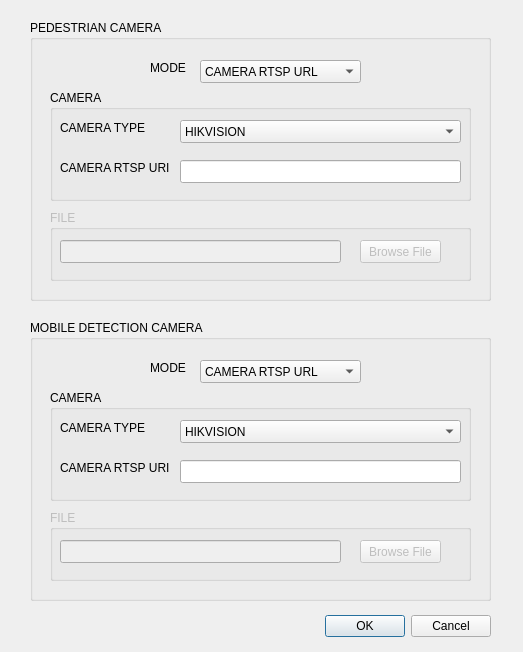
<?xml version="1.0" encoding="UTF-8"?>
<ui version="4.0">
 <class>Dialog</class>
 <widget class="QDialog" name="Dialog">
  <property name="geometry">
   <rect>
    <x>0</x>
    <y>0</y>
    <width>523</width>
    <height>652</height>
   </rect>
  </property>
  <property name="windowTitle">
   <string>Dialog</string>
  </property>
  <widget class="QDialogButtonBox" name="buttonBox">
   <property name="geometry">
    <rect>
     <x>150</x>
     <y>610</y>
     <width>341</width>
     <height>32</height>
    </rect>
   </property>
   <property name="orientation">
    <enum>Qt::Horizontal</enum>
   </property>
   <property name="standardButtons">
    <set>QDialogButtonBox::Cancel|QDialogButtonBox::Ok</set>
   </property>
  </widget>
  <widget class="QGroupBox" name="groupBox_3">
   <property name="geometry">
    <rect>
     <x>30</x>
     <y>320</y>
     <width>461</width>
     <height>281</height>
    </rect>
   </property>
   <property name="title">
    <string>MOBILE DETECTION CAMERA</string>
   </property>
   <widget class="QGroupBox" name="groupBox_2">
    <property name="enabled">
     <bool>false</bool>
    </property>
    <property name="geometry">
     <rect>
      <x>20</x>
      <y>190</y>
      <width>421</width>
      <height>71</height>
     </rect>
    </property>
    <property name="title">
     <string>FILE</string>
    </property>
    <widget class="QLineEdit" name="FilePathURI">
     <property name="enabled">
      <bool>false</bool>
     </property>
     <property name="geometry">
      <rect>
       <x>10</x>
       <y>30</y>
       <width>281</width>
       <height>23</height>
      </rect>
     </property>
    </widget>
    <widget class="QPushButton" name="browseImageFileButton">
     <property name="enabled">
      <bool>false</bool>
     </property>
     <property name="geometry">
      <rect>
       <x>310</x>
       <y>30</y>
       <width>81</width>
       <height>23</height>
      </rect>
     </property>
     <property name="text">
      <string>Browse File</string>
     </property>
    </widget>
   </widget>
   <widget class="QGroupBox" name="groupBox">
    <property name="geometry">
     <rect>
      <x>20</x>
      <y>70</y>
      <width>421</width>
      <height>111</height>
     </rect>
    </property>
    <property name="title">
     <string>CAMERA</string>
    </property>
    <widget class="QLabel" name="label">
     <property name="geometry">
      <rect>
       <x>10</x>
       <y>70</y>
       <width>111</width>
       <height>16</height>
      </rect>
     </property>
     <property name="text">
      <string>CAMERA RTSP URI</string>
     </property>
    </widget>
    <widget class="QLabel" name="label_2">
     <property name="geometry">
      <rect>
       <x>10</x>
       <y>30</y>
       <width>111</width>
       <height>16</height>
      </rect>
     </property>
     <property name="text">
      <string>CAMERA TYPE</string>
     </property>
    </widget>
    <widget class="QComboBox" name="predefinedMOBDropDown">
     <property name="geometry">
      <rect>
       <x>130</x>
       <y>30</y>
       <width>281</width>
       <height>23</height>
      </rect>
     </property>
     <item>
      <property name="text">
       <string>HIKVISION</string>
      </property>
     </item>
     <item>
      <property name="text">
       <string>DAHUA</string>
      </property>
     </item>
    </widget>
    <widget class="QLineEdit" name="MOBcameraRTSPURL">
     <property name="geometry">
      <rect>
       <x>130</x>
       <y>70</y>
       <width>281</width>
       <height>23</height>
      </rect>
     </property>
    </widget>
   </widget>
   <widget class="QComboBox" name="ImageModeDropdown">
    <property name="geometry">
     <rect>
      <x>170</x>
      <y>40</y>
      <width>161</width>
      <height>23</height>
     </rect>
    </property>
    <item>
     <property name="text">
      <string>CAMERA RTSP URL</string>
     </property>
    </item>
   </widget>
   <widget class="QLabel" name="label_3">
    <property name="geometry">
     <rect>
      <x>120</x>
      <y>40</y>
      <width>41</width>
      <height>16</height>
     </rect>
    </property>
    <property name="text">
     <string>MODE</string>
    </property>
   </widget>
  </widget>
  <widget class="QGroupBox" name="groupBox_4">
   <property name="geometry">
    <rect>
     <x>30</x>
     <y>20</y>
     <width>461</width>
     <height>281</height>
    </rect>
   </property>
   <property name="title">
    <string>PEDESTRIAN CAMERA</string>
   </property>
   <widget class="QGroupBox" name="groupBox_5">
    <property name="enabled">
     <bool>false</bool>
    </property>
    <property name="geometry">
     <rect>
      <x>20</x>
      <y>190</y>
      <width>421</width>
      <height>71</height>
     </rect>
    </property>
    <property name="title">
     <string>FILE</string>
    </property>
    <widget class="QLineEdit" name="FilePathURI_2">
     <property name="enabled">
      <bool>false</bool>
     </property>
     <property name="geometry">
      <rect>
       <x>10</x>
       <y>30</y>
       <width>281</width>
       <height>23</height>
      </rect>
     </property>
    </widget>
    <widget class="QPushButton" name="browseImageFileButton_2">
     <property name="enabled">
      <bool>false</bool>
     </property>
     <property name="geometry">
      <rect>
       <x>310</x>
       <y>30</y>
       <width>81</width>
       <height>23</height>
      </rect>
     </property>
     <property name="text">
      <string>Browse File</string>
     </property>
    </widget>
   </widget>
   <widget class="QGroupBox" name="groupBox_6">
    <property name="geometry">
     <rect>
      <x>20</x>
      <y>70</y>
      <width>421</width>
      <height>111</height>
     </rect>
    </property>
    <property name="title">
     <string>CAMERA</string>
    </property>
    <widget class="QLabel" name="label_4">
     <property name="geometry">
      <rect>
       <x>10</x>
       <y>70</y>
       <width>111</width>
       <height>16</height>
      </rect>
     </property>
     <property name="text">
      <string>CAMERA RTSP URI</string>
     </property>
    </widget>
    <widget class="QLabel" name="label_5">
     <property name="geometry">
      <rect>
       <x>10</x>
       <y>30</y>
       <width>111</width>
       <height>16</height>
      </rect>
     </property>
     <property name="text">
      <string>CAMERA TYPE</string>
     </property>
    </widget>
    <widget class="QComboBox" name="predefinedPEDDropDown">
     <property name="geometry">
      <rect>
       <x>130</x>
       <y>30</y>
       <width>281</width>
       <height>23</height>
      </rect>
     </property>
     <item>
      <property name="text">
       <string>HIKVISION</string>
      </property>
     </item>
     <item>
      <property name="text">
       <string>DAHUA</string>
      </property>
     </item>
    </widget>
    <widget class="QLineEdit" name="PEDcameraRTSPURL">
     <property name="geometry">
      <rect>
       <x>130</x>
       <y>70</y>
       <width>281</width>
       <height>23</height>
      </rect>
     </property>
    </widget>
   </widget>
   <widget class="QComboBox" name="ImageModeDropdown_2">
    <property name="geometry">
     <rect>
      <x>170</x>
      <y>40</y>
      <width>161</width>
      <height>23</height>
     </rect>
    </property>
    <item>
     <property name="text">
      <string>CAMERA RTSP URL</string>
     </property>
    </item>
   </widget>
   <widget class="QLabel" name="label_6">
    <property name="geometry">
     <rect>
      <x>120</x>
      <y>40</y>
      <width>41</width>
      <height>16</height>
     </rect>
    </property>
    <property name="text">
     <string>MODE</string>
    </property>
   </widget>
  </widget>
  <zorder>groupBox_3</zorder>
  <zorder>buttonBox</zorder>
  <zorder>groupBox_4</zorder>
 </widget>
 <resources/>
 <connections>
  <connection>
   <sender>buttonBox</sender>
   <signal>accepted()</signal>
   <receiver>Dialog</receiver>
   <slot>accept()</slot>
   <hints>
    <hint type="sourcelabel">
     <x>248</x>
     <y>254</y>
    </hint>
    <hint type="destinationlabel">
     <x>157</x>
     <y>274</y>
    </hint>
   </hints>
  </connection>
  <connection>
   <sender>buttonBox</sender>
   <signal>rejected()</signal>
   <receiver>Dialog</receiver>
   <slot>reject()</slot>
   <hints>
    <hint type="sourcelabel">
     <x>316</x>
     <y>260</y>
    </hint>
    <hint type="destinationlabel">
     <x>286</x>
     <y>274</y>
    </hint>
   </hints>
  </connection>
 </connections>
</ui>
